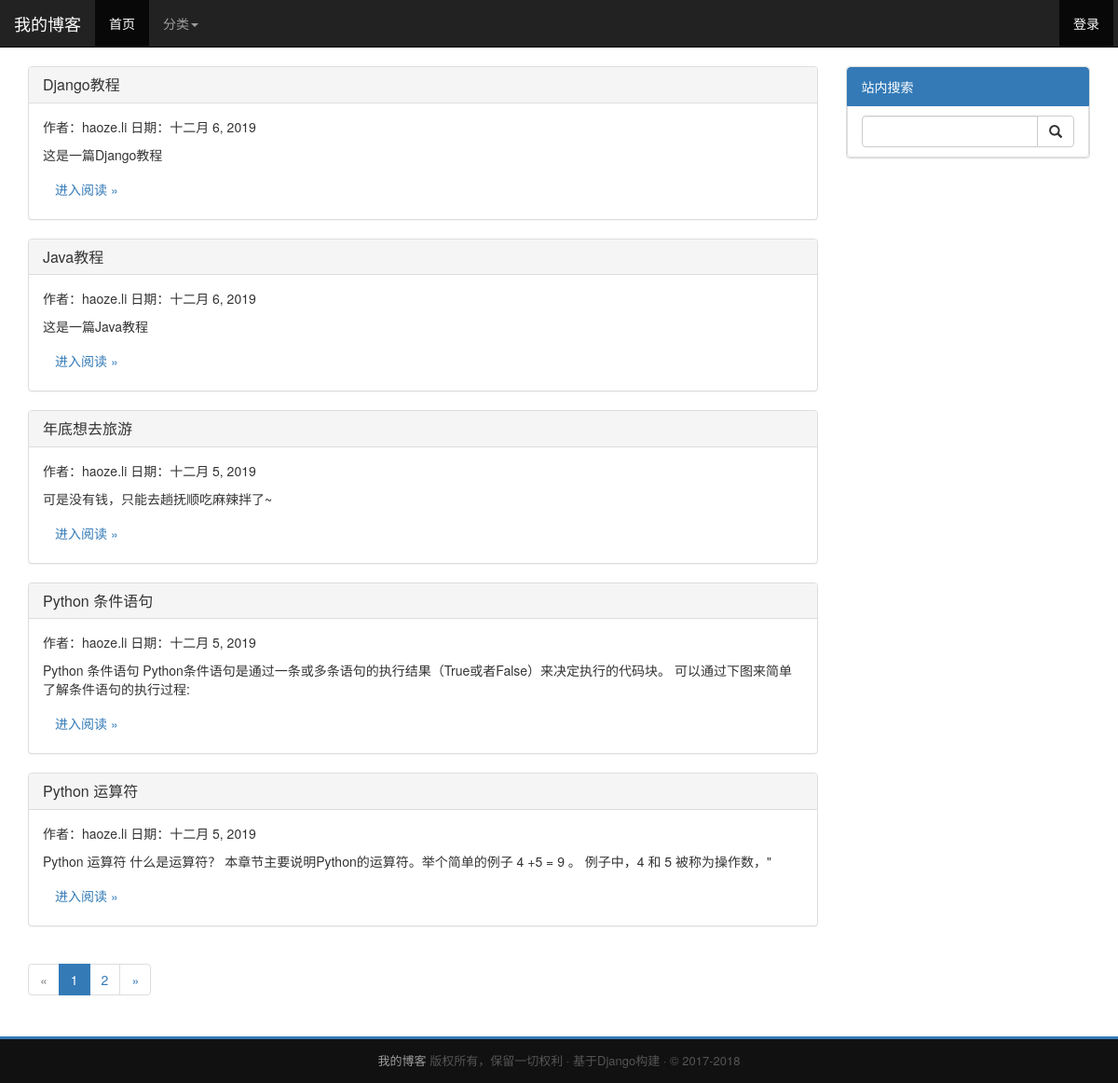
The page / on the database its author committed.
### blog/models.py (models this page shows, shortened)
class Article(models.Model):  # 文章
    id = models.AutoField(primary_key=True)
    author = models.ForeignKey(User, on_delete=models.DO_NOTHING, verbose_name='作者')
    title = models.CharField('标题', max_length=50)
    content = RichTextField('内容')
    pub_time = models.DateField('日期', auto_now=True)
    category = models.ForeignKey(Category, on_delete=models.SET_DEFAULT, default=1, verbose_name='类别')
    tag = models.ManyToManyField(Tag, verbose_name='标签')
    class Meta:
        verbose_name_plural = verbose_name = '文章'

### blog/views.py (the view)
# urls.py: path('', blog_view.Index.as_view()),
class Index(ListView):
    model = Article
    template_name = 'index.html'
    queryset = Article.objects.all().order_by('-id')  # 获取到全部文章并按编号降序排列。
    paginate_by = 5  # 设置分页时每页的文章数量

### templates/index.html (shortened to what this page needs)
{% extends 'base.html' %}
{% block content %}
    {% for article in page_obj.object_list %}
        <div class="panel panel-default">
            <div class="panel-heading">
                <h3 class="panel-title">
                    <a href="{% url 'detail' article.id %}">{{ article.title }}</a>
                </h3>
            </div>
            <div class="panel-body">
                <p>作者：{{ article.author }} 日期：{{ article.pub_time }}</p>
                <p>{{ article.content|truncatechars:200|striptags }}</p>
                <a class="btn" href="{% url 'detail' article.id %}">进入阅读 »</a>
            </div>
        </div>
    {% endfor %}
    {% include 'paginator.html' %}
{% endblock %}

### templates/base.html (style rules this page uses)
html { position: relative; min-height: 100%; }
body { padding-top: 70px; padding-bottom: 70px; }

### rows shown on the page
Article: title "Django教程", author "haoze.li", pub_time "十二月 6, 2019", content "这是一篇Django教程"
Article: title "Java教程", author "haoze.li", pub_time "十二月 6, 2019", content "这是一篇Java教程"
Article: title "年底想去旅游", author "haoze.li", pub_time "十二月 5, 2019", content "可是没有钱，只能去趟抚顺吃麻辣拌了~"
Article: title "Python 条件语句", author "haoze.li", pub_time "十二月 5, 2019", content "Python 条件语句 Python条件语句是通过一条或多条语句的执行结果（True或者False）来决定执行的代码块。 可以通过下图来简单了解条件语句的执行过程:"
Article: title "Python 运算符", author "haoze.li", pub_time "十二月 5, 2019", content "Python 运算符 什么是运算符？ 本章节主要说明Python的运算符。举个简单的例子 4 +5 = 9 。 例子中，4 和 5 被称为操作数，\""

### other values the page prints
{{ page_number }} "1"
{{ page_number }} "2"
